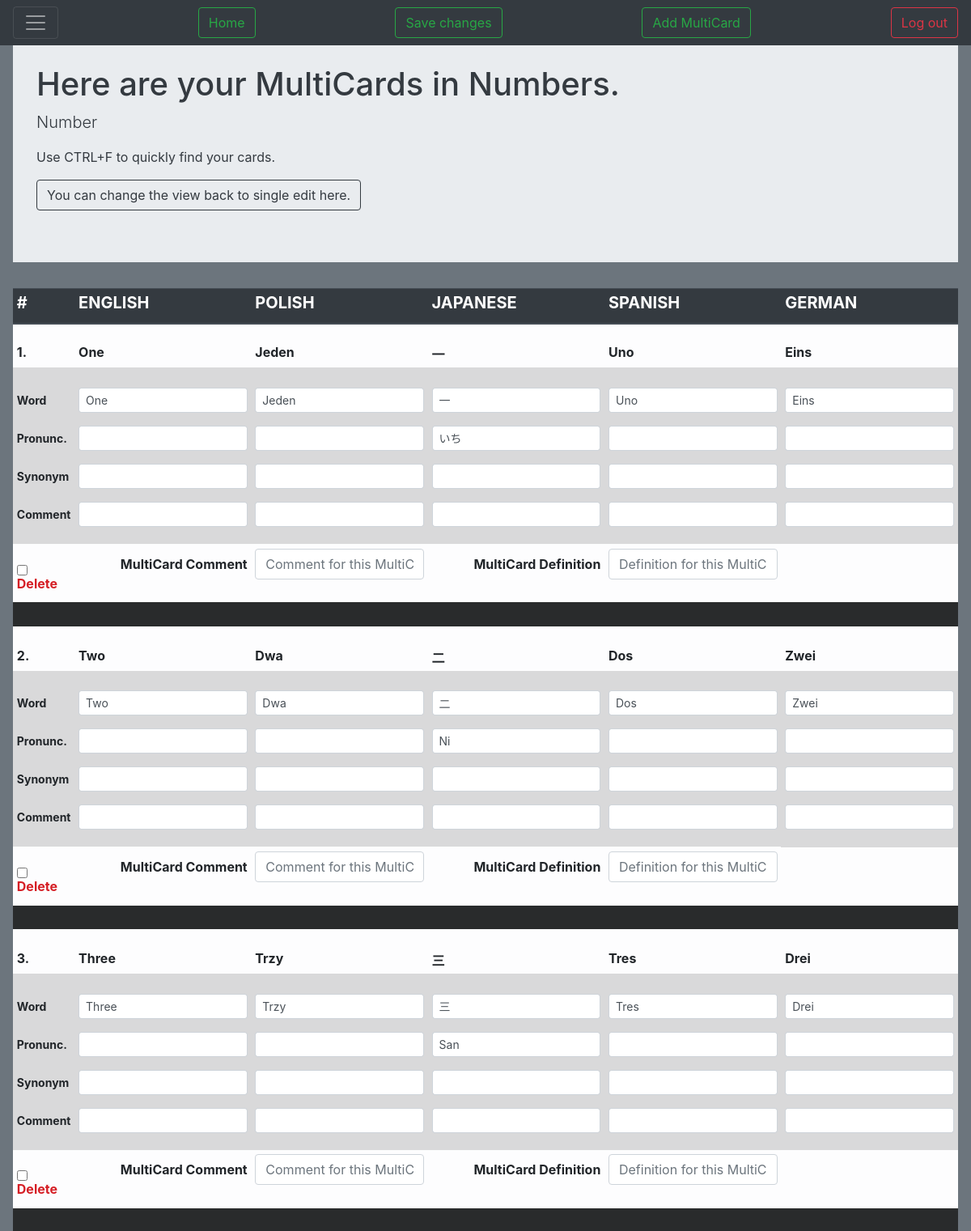
Screenshot of /cards/edit_all_multicards/57/ (signed in, upper part) with the database file from the repository.
### Cards/models.py (models this page shows, shortened)
class CardFolder(models.Model):
    user = models.ForeignKey(User, on_delete=models.CASCADE)
    name = models.CharField(max_length=200)
    create_date = models.DateField(auto_now_add=True)
    edit_date = models.DateField(auto_now=True)
    lang1 = models.CharField(max_length=5, choices=langcodes.LangCodes, default="en")
    lang2 = models.CharField(max_length=5, choices=langcodes.LangCodes, default="pl")
    lang3 = models.CharField(max_length=5, choices=langcodes.LangCodes, default="ja", blank=True)
    lang4 = models.CharField(max_length=5, choices=langcodes.LangCodes, default="es", blank=True)
    lang5 = models.CharField(max_length=5, choices=langcodes.LangCodes, default="de", blank=True)
    score = models.SmallIntegerField(default=0)
    comment = models.CharField(max_length=400, blank=True)
    def get_langs(self, item=False):
        langs = (self.lang1, self.lang2, self.lang3, self.lang4, self.lang5)
        lang_choices = []
        lang_values = []
        lang_keys = []
        for i in langs:
            if i != "":
                value = langcodes.LangCodesDict[i].capitalize()
                lang_choices.append((i, value))
                lang_values.append(value)
                lang_keys.append(i)
        if item == 'value':
            return lang_values
        if item == 'key':
            return lang_keys
        else:
            return lang_choices
    def langs_keys(self):
        langs = [self.lang1, self.lang2, self.lang3, self.lang4, self.lang5]
        true_langs = []
        for i in langs:
            if i != "":
                true_langs.append(i)
        return true_langs
    def langs_no(self):
        return len(self.get_langs())
    langs_no.short_description = "No of languages"

class MultiCard(models.Model):
    cards_folder = models.ForeignKey(CardFolder, on_delete=models.CASCADE)
    score = models.SmallIntegerField(default=0)
    comment = models.CharField(max_length=400, blank=True)
    definition = models.CharField(max_length=400, blank=True)
    rates = models.SmallIntegerField(default=0)
    rating = models.SmallIntegerField(default=0)
    mastered = models.BooleanField(default=False)
    priority = models.SmallIntegerField(default=0)

class Card(models.Model):
    multi_card = models.ForeignKey(MultiCard, on_delete=models.CASCADE)
    cards_folder = models.ForeignKey(CardFolder, on_delete=models.CASCADE)
    language = models.CharField(max_length=5, choices=langcodes.LangCodes, default="en")
    main = models.CharField(max_length=50)
    automated = models.BooleanField(default=False)
    score = models.SmallIntegerField(default=0)
    pronunciation = models.CharField(max_length=200, blank=True, default=False, null=True)
    synonyms = models.CharField(max_length=50, blank=True)
    comment = models.CharField(max_length=400, blank=True)
    rating = models.SmallIntegerField(default=0)
    mastered = models.BooleanField(default=False)
    priority = models.SmallIntegerField(default=0)
    show_answer = models.BooleanField(default=True)

### Cards/views.py (the view)
# urls.py: path('edit_all_multicards/<int:set_id>/', views.edit_all_multicards, name='edit_all_multicards'),
@login_required
def edit_all_multicards(request, set_id):
    folder = get_object_or_404(CardFolder, id=set_id)
    user_folders = request.user.cardfolder_set.all()
    langs = folder.get_langs()
    length = len(langs)
    context = {
        'folder': folder,
        "length": length,
        "langs": langs,
        'width': 94 / length
    }
    if request.method == "POST":
        for m_card in folder.multicard_set.all():
            m_id = str(m_card.id)
            if request.POST.get(('delete' + m_id), False):
                m_card.delete()
            else:
                m_card.definition = request.POST['definition' + m_id]
                m_card.comment = request.POST['comment' + m_id]
                m_card.save()
                for k, v in langs:
                    card = Card.objects.get(multi_card=m_card, language=k)
                    if request.POST['main' + k + m_id] != card.main:
                        card.automated = False
                    card.main = request.POST['main' + k + m_id].capitalize()
                    card.pronunciation = request.POST['pronunciation' + k + m_id].capitalize()
                    card.synonyms = request.POST['synonyms' + k + m_id].capitalize()
                    card.comment = request.POST['comment' + k + m_id]
                    card.save()
        return render(request, 'Cards/edit_all_multicards.html', context)
    else:
        if folder not in user_folders:
            return render(request, 'Cards/no_access.html')
        else:
            return render(request, 'Cards/edit_all_multicards.html', context)

### Cards/templatetags/get_obj.py (called while the page is built)
@register.simple_tag
def get_card(lang, multicard):
    try:
        mcard = Card.objects.get(language=lang, multi_card=multicard)
    except Card.DoesNotExist:
        mcard = None
    return mcard

### Cards/templates/Cards/edit_all_multicards.html (shortened to what this page needs)
{% extends "base.html" %}
{% block styles %}
{% load get_obj %}
{% endblock %}
{% block nav_buttons %}
<button type="submit" form="form" class="btn btn-outline-success">Save changes</button>
<button type="button" class="btn btn-outline-success" data-toggle="modal" data-target="#staticBackdrop">Add MultiCard</button>
{% endblock nav_buttons %}
{% block body %}
<div class="jumbotron jumbotron-fluid">
  <div class="container">
    <div class="text-dark">
        <h1 class="display-5">Here are your MultiCards in {{folder.name}}.</h1>
        <p class="lead">{{ folder.comment }}</p>
        <p>Use CTRL+F to quickly find your cards.</p>
        <a class="btn btn-outline-dark" href="{% url 'edit_multicards' set_id=folder.id %}">You can change the view back to single edit here.</a>
    </div>
  </div>
</div>
<form method="POST" id="form" action=".">{% csrf_token %}
 <table class="table table-sm table-light">
    <thead class="thead-dark">
        <th style="width: 5%"><h5><b>
            #
        </b></h5></th>
          {% for k, v in folder.get_langs %}
          <th style="width: {{width}}%">
              <h5><b>
                  {{ v|upper }}
              </b></h5>
          </th>
          {% endfor %}
    </thead>
     {% for multicard in folder.multicard_set.all %}
        <tr>
            <td>
                <b><br/>{{ forloop.counter }}.</b>
            </td>
            {% for lang in folder.langs_keys %}
                {% get_card lang multicard as card %}
                    <td style="width: {{width}}%">
                        <b><br/>{{ card.main }}</b>
                    </td>
            {% endfor %}
        </tr>
        <tr class="table-active table-borderless">
            <td>
                <br/>
                <p class="font-weight-bold"><span class="form-control-plaintext form-control-sm">Word</span></p>
                <p class="font-weight-bold"><span class="form-control-plaintext form-control-sm">Pronunc.</span></p>
                <p class="font-weight-bold"><span class="form-control-plaintext form-control-sm">Synonym</span></p>
                <p class="font-weight-bold"><span class="form-control-plaintext form-control-sm">Comment</span></p>
            </td>
            {% for k, v in langs %}
             {% get_card k multicard as card %}
              <td>
                  <br/>
                  <p>
                    <input type="text" name="main{{k}}{{multicard.id}}" class="form-control form-control-sm" maxlength="50" required value="{{card.main}}">
                  </p>
                  <p>
                    <input type="text" name="pronunciation{{k}}{{multicard.id}}" class="form-control form-control-sm" maxlength="50" value="{{card.pronunciation}}">
                  </p>
                  <p>
                    <input type="text" name="synonyms{{k}}{{multicard.id}}" class="form-control form-control-sm" maxlength="50" value="{{card.synonyms}}">
                  </p>
                  <p>
                    <input type="text" name="comment{{k}}{{multicard.id}}" class="form-control form-control-sm" maxlength="50" value="{{card.comment}}">
                  </p>
              </td>
            {% endfor %}
        </tr>
        <tr>
            {% if length < 4 %}
                <td>
                    <br/>
                    <input type="checkbox" class="btn btn-outline-danger" value=1 name="delete{{multicard.id}}" id="d{{multicard.id}}">
                    <label style="color:#d51e25" for="d{{multicard.id}}"><b>Delete</b></label>
                </td>
                <td>
                    <p class="font-weight-bold">
                        <span class="form-control-plaintext">MultiCard Comment</span>
                    </p>
                    <input type="text" name="comment{{multicard.id}}" class="form-control" maxlength="400" placeholder="Comment for this MultiCard" value="{{multicard.comment}}">
                </td>
                <td>
                    <p class="font-weight-bold">
                        <span class="form-control-plaintext">MultiCard Definition</span>
                    </p>
                    <input type="text" name="definition{{multicard.id}}" class="form-control" maxlength="400" placeholder="Definition for this MultiCard" value="{{multicard.definition}}">
                </td>
            {% else %}
                <td>
                    <br/>
                    <input type="checkbox" class="btn btn-outline-danger" value=1 name="delete{{multicard.id}}" id="d{{multicard.id}}">
                    <label style="color:#d51e25" for="d{{multicard.id}}"><b>Delete</b></label>
                </td>
                <td class="text-right">
                    <p class="font-weight-bold">
                        <span class="form-control-plaintext">MultiCard Comment</span>
                    </p>
                </td>
                <td>
                    <input type="text" name="comment{{multicard.id}}" class="form-control" maxlength="400" placeholder="Comment for this MultiCard" value="{{multicard.comment}}">
                </td>
                <td class="text-right">
                    <p class="font-weight-bold">
                        <span class="form-control-plaintext">MultiCard Definition</span>
                    </p>
                </td>
                <td>
                    <input type="text" name="definition{{multicard.id}}" class="form-control" maxlength="400" placeholder="Definition for this MultiCard" value="{{multicard.definition}}">
                </td>
            {% endif %}
        </tr>
     <tr style="background-color:#292b2c">
        <td colspan="{{length|add:'1'}}"><br/></td>
     </tr>
        {% endfor %}
 </table>
</form>
{% endblock %}

### rows the page displays
CardFolder: name "Numbers", comment "Number"
MultiCard: {{ width }} 18.8 (drawn)
Card: main "One", main "One"
Card: main "Jeden", main "Jeden"
Card: main "一", main "一", pronunciation "いち"
Card: main "Uno", main "Uno"
Card: main "Eins", main "Eins"
MultiCard: {{ width }} 18.8 (drawn)
Card: main "Two", main "Two"
Card: main "Dwa", main "Dwa"
Card: main "二", main "二", pronunciation "Ni"
Card: main "Dos", main "Dos"
Card: main "Zwei", main "Zwei"
MultiCard: {{ width }} 18.8 (drawn)
Card: main "Three", main "Three"
Card: main "Trzy", main "Trzy"
Card: main "三", main "三", pronunciation "San"
Card: main "Tres", main "Tres"
Card: main "Drei", main "Drei"

### other values shown
{{ v|upper }} "ENGLISH" "POLISH" "JAPANESE" "SPANISH" "GERMAN"
